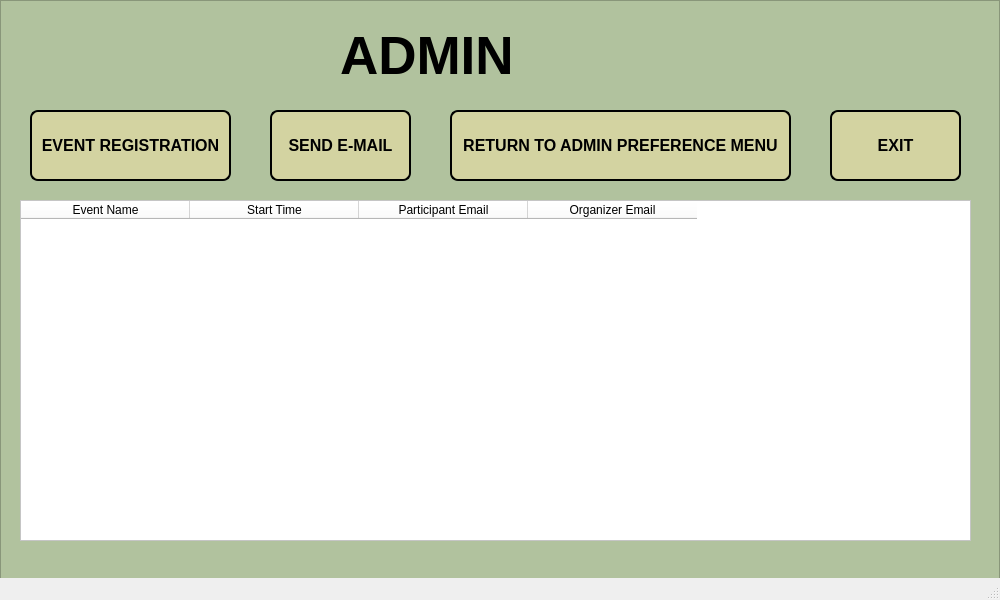
<?xml version="1.0" encoding="UTF-8"?>
<ui version="4.0">
 <class>MainWindow</class>
 <widget class="QMainWindow" name="MainWindow">
  <property name="geometry">
   <rect>
    <x>0</x>
    <y>0</y>
    <width>1000</width>
    <height>600</height>
   </rect>
  </property>
  <property name="sizePolicy">
   <sizepolicy hsizetype="Fixed" vsizetype="Fixed">
    <horstretch>0</horstretch>
    <verstretch>0</verstretch>
   </sizepolicy>
  </property>
  <property name="minimumSize">
   <size>
    <width>1000</width>
    <height>600</height>
   </size>
  </property>
  <property name="maximumSize">
   <size>
    <width>1000</width>
    <height>600</height>
   </size>
  </property>
  <property name="windowTitle">
   <string>MainWindow</string>
  </property>
  <widget class="QWidget" name="centralwidget">
   <widget class="QFrame" name="frame_Admin_Menu">
    <property name="geometry">
     <rect>
      <x>0</x>
      <y>0</y>
      <width>1000</width>
      <height>600</height>
     </rect>
    </property>
    <property name="styleSheet">
     <string notr="true">background-color:rgb(177, 194, 158)</string>
    </property>
    <property name="frameShape">
     <enum>QFrame::StyledPanel</enum>
    </property>
    <property name="frameShadow">
     <enum>QFrame::Raised</enum>
    </property>
    <widget class="QTableWidget" name="tableWidget_Admin_Menu">
     <property name="geometry">
      <rect>
       <x>20</x>
       <y>200</y>
       <width>951</width>
       <height>341</height>
      </rect>
     </property>
     <property name="styleSheet">
      <string notr="true">background-color:rgb(255, 255, 255)</string>
     </property>
     <attribute name="horizontalHeaderDefaultSectionSize">
      <number>169</number>
     </attribute>
     <column>
      <property name="text">
       <string>Event Name</string>
      </property>
     </column>
     <column>
      <property name="text">
       <string>Start Time</string>
      </property>
     </column>
     <column>
      <property name="text">
       <string>Participant Email</string>
      </property>
     </column>
     <column>
      <property name="text">
       <string>Organizer Email</string>
      </property>
     </column>
    </widget>
    <widget class="QPushButton" name="pushButton_Send_Email">
     <property name="geometry">
      <rect>
       <x>270</x>
       <y>110</y>
       <width>141</width>
       <height>71</height>
      </rect>
     </property>
     <property name="styleSheet">
      <string notr="true">
QPushButton {
    font-size: 16px;
    font-weight: bold;
    font-family: Arial;
    color: black; /* Siyah yazı rengi */
    background-color: #d3d3a1; /* Sarıya yakın gri arka plan rengi */
    border-radius: 8px; /* Köşe yuvarlama */
    padding: 8px; /* Küçük padding */
    border: 2px solid black; /* İnce siyah çerçeve */
    
    /* Gölgelendirme eklemek için: */
    box-shadow: 3px 3px 6px rgba(0, 0, 0, 0.3); /* Gölgenin boyutu ve rengi */
}

QPushButton:hover {
    background-color: #b0b072; /* Hover durumunda daha koyu sarımsı gri */
    /* Hover durumunda gölgeyi değiştirmek için */
    box-shadow: 5px 5px 10px rgba(0, 0, 0, 0.5); /* Hover sırasında daha belirgin gölge */
}</string>
     </property>
     <property name="text">
      <string>SEND E-MAIL</string>
     </property>
    </widget>
    <widget class="QPushButton" name="pushButton_Exit">
     <property name="geometry">
      <rect>
       <x>830</x>
       <y>110</y>
       <width>131</width>
       <height>71</height>
      </rect>
     </property>
     <property name="styleSheet">
      <string notr="true">
QPushButton {
    font-size: 16px;
    font-weight: bold;
    font-family: Arial;
    color: black; /* Siyah yazı rengi */
    background-color: #d3d3a1; /* Sarıya yakın gri arka plan rengi */
    border-radius: 8px; /* Köşe yuvarlama */
    padding: 8px; /* Küçük padding */
    border: 2px solid black; /* İnce siyah çerçeve */
    
    /* Gölgelendirme eklemek için: */
    box-shadow: 3px 3px 6px rgba(0, 0, 0, 0.3); /* Gölgenin boyutu ve rengi */
}

QPushButton:hover {
    background-color: #b0b072; /* Hover durumunda daha koyu sarımsı gri */
    /* Hover durumunda gölgeyi değiştirmek için */
    box-shadow: 5px 5px 10px rgba(0, 0, 0, 0.5); /* Hover sırasında daha belirgin gölge */
}</string>
     </property>
     <property name="text">
      <string>EXIT</string>
     </property>
    </widget>
    <widget class="QPushButton" name="pushButton_Return_To_Admin_Preference_Menu">
     <property name="geometry">
      <rect>
       <x>450</x>
       <y>110</y>
       <width>341</width>
       <height>71</height>
      </rect>
     </property>
     <property name="styleSheet">
      <string notr="true">
QPushButton {
    font-size: 16px;
    font-weight: bold;
    font-family: Arial;
    color: black; /* Siyah yazı rengi */
    background-color: #d3d3a1; /* Sarıya yakın gri arka plan rengi */
    border-radius: 8px; /* Köşe yuvarlama */
    padding: 8px; /* Küçük padding */
    border: 2px solid black; /* İnce siyah çerçeve */
    
    /* Gölgelendirme eklemek için: */
    box-shadow: 3px 3px 6px rgba(0, 0, 0, 0.3); /* Gölgenin boyutu ve rengi */
}

QPushButton:hover {
    background-color: #b0b072; /* Hover durumunda daha koyu sarımsı gri */
    /* Hover durumunda gölgeyi değiştirmek için */
    box-shadow: 5px 5px 10px rgba(0, 0, 0, 0.5); /* Hover sırasında daha belirgin gölge */
}</string>
     </property>
     <property name="text">
      <string>RETURN TO ADMIN PREFERENCE MENU</string>
     </property>
    </widget>
    <widget class="QPushButton" name="pushButton_Event_Registration">
     <property name="geometry">
      <rect>
       <x>30</x>
       <y>110</y>
       <width>201</width>
       <height>71</height>
      </rect>
     </property>
     <property name="styleSheet">
      <string notr="true">
QPushButton {
    font-size: 16px;
    font-weight: bold;
    font-family: Arial;
    color: black; /* Siyah yazı rengi */
    background-color: #d3d3a1; /* Sarıya yakın gri arka plan rengi */
    border-radius: 8px; /* Köşe yuvarlama */
    padding: 8px; /* Küçük padding */
    border: 2px solid black; /* İnce siyah çerçeve */
    
    /* Gölgelendirme eklemek için: */
    box-shadow: 3px 3px 6px rgba(0, 0, 0, 0.3); /* Gölgenin boyutu ve rengi */
}

QPushButton:hover {
    background-color: #b0b072; /* Hover durumunda daha koyu sarımsı gri */
    /* Hover durumunda gölgeyi değiştirmek için */
    box-shadow: 5px 5px 10px rgba(0, 0, 0, 0.5); /* Hover sırasında daha belirgin gölge */
}</string>
     </property>
     <property name="text">
      <string>EVENT REGISTRATION</string>
     </property>
    </widget>
    <widget class="QLabel" name="label">
     <property name="geometry">
      <rect>
       <x>340</x>
       <y>30</y>
       <width>251</width>
       <height>51</height>
      </rect>
     </property>
     <property name="font">
      <font>
       <pointsize>40</pointsize>
       <weight>75</weight>
       <bold>true</bold>
      </font>
     </property>
     <property name="text">
      <string>ADMIN</string>
     </property>
    </widget>
   </widget>
  </widget>
  <widget class="QMenuBar" name="menubar">
   <property name="geometry">
    <rect>
     <x>0</x>
     <y>0</y>
     <width>1000</width>
     <height>26</height>
    </rect>
   </property>
  </widget>
  <widget class="QStatusBar" name="statusbar"/>
 </widget>
 <resources/>
 <connections/>
</ui>
